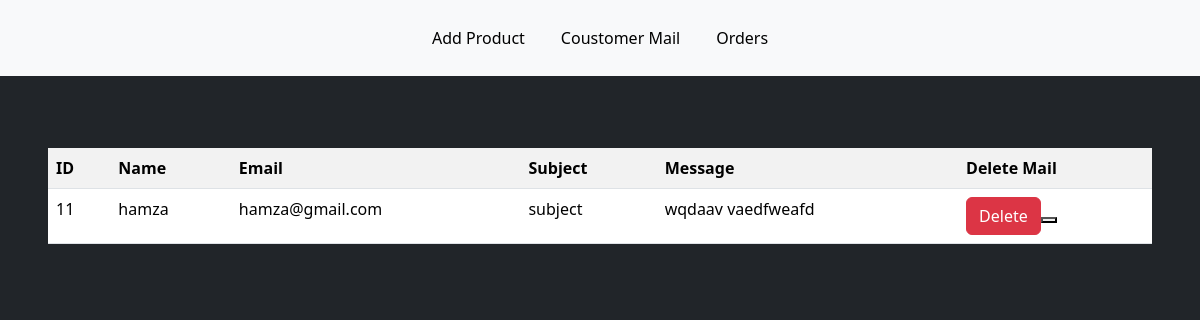
The app's page /mail.php with its own data.
### tables this page shows
CREATE TABLE `contact` (
  `id` int(150) NOT NULL,
  `name` varchar(255) NOT NULL,
  `email` varchar(255) NOT NULL,
  `subject` varchar(255) NOT NULL,
  `message` varchar(500) NOT NULL
);

### mail.php (the view, shortened to what this page needs)
<?php
    include "conn.php";
    $sql = "SELECT * FROM contact";
    $result = mysqli_query($conn,$sql);
 ?>
<!doctype html>
<html lang="en">
  <head>
    <link rel="stylesheet" href="style.css">
    <link href="https://cdn.jsdelivr.net/npm/bootstrap@5.3.2/dist/css/bootstrap.min.css" rel="stylesheet">
  </head>
  <body class="bg-dark">
    <?php include 'adminnavbar.php'; ?><br>
    <div class="container-fluid p-5">
      <table class="table table-striped  ">
        <tr>
          <th>ID</th>
          <th>Name</th>
          <th>Email</th>
          <th>Subject</th>
          <th>Message</th>
          <th>Delete Mail</th>
        </tr><?php while( $row = mysqli_fetch_assoc($result)){ ?>
        <tr>
          <td><?php echo $row['id']; ?></td>
          <td><?php echo $row['name'] ?></td>
          <td><?php echo $row['email'] ?></td>
          <td><?php echo $row['subject'] ?></td>
          <td><?php echo $row['message'] ?></td>
          <td><a href="deletemail.php?id=<?php echo $row['id'] ?>"><button class="btn btn-danger">Delete<button></a></td>
        </tr>
        <?php } ?>
      </table>
    </div>
  </body>
</html>

### records on screen
contact: id "11", name "hamza", email "hamza@gmail.com", subject "subject", message "wqdaav vaedfweafd"
